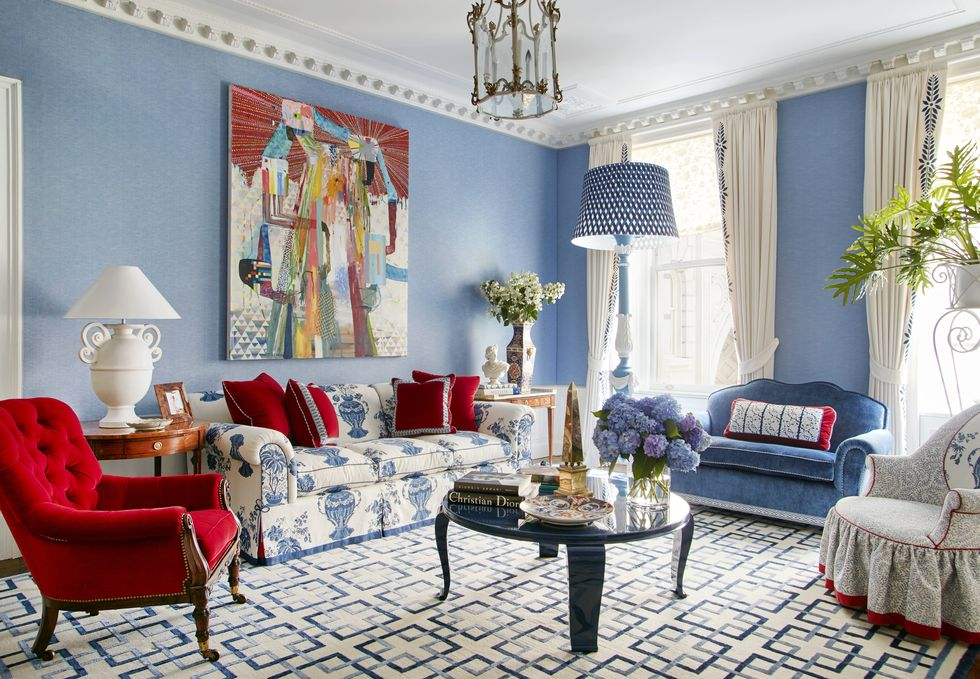
#> input picture open_cv_examples/resources_01/image01.jpg, 980 x 679 px
$ python change_hue_image.py
#> lines starting #> are read from the running program, lines starting #| are printed output that depends on the picture; after the words box and inside, x2 and y2 are one past the last pixel; in counts of white or black regions, pixels touching at a corner belong together

from importlib.resources import path
import cv2 as cv
from cv2 import imshow
from matplotlib.pyplot import hsv
import numpy as np

img = cv.imread('resources_01/image01.jpg')
#> img is the input picture: shape (679, 980, 3); mean B, G, R 153.8, 152.6, 157.5

# convert in hsv (Hue, Saturation, Value)
hsv_img = cv.cvtColor(img, cv.COLOR_BGR2HSV)
#> hsv_img: shape (679, 980, 3); mean H, S, V 69.6, 54.3, 169.7

# slider
def slider():
     path

path = "resources_01/image01.jpg"
cv.namedWindow("Bars")
cv.resizeWindow("Bars", 640, 300)

cv.createTrackbar("Hue Min", "Bars", 0,179, slider)
#> slider 'Hue Min' is set to 35
cv.createTrackbar("Hue Max", "Bars", 179,179, slider)
cv.createTrackbar("Sat Min", "Bars", 0,255, slider)
#> slider 'Sat Min' is set to 51
cv.createTrackbar("Sat Max", "Bars", 255,255, slider)
cv.createTrackbar("Val Min", "Bars", 0,255, slider)
#> slider 'Val Min' is set to 51
cv.createTrackbar("Val Max", "Bars", 255,255, slider)

img = cv.imread(path)
hsv_img = cv.cvtColor(img, cv.COLOR_BGR2HSV)

# hue_min = cv.getTrackbarPos("Hue Min", "Bars")
# print(hue_min)

while True:
    img = cv.imread(path)
    hsv_img = cv.cvtColor(img, cv.COLOR_BGR2HSV)
    hue_min = cv.getTrackbarPos("Hue Min", "Bars")
    hue_max = cv.getTrackbarPos("Hue Max", "Bars")
    sat_min = cv.getTrackbarPos("Sat Min", "Bars")
    sat_max = cv.getTrackbarPos("Sat Max", "Bars")
    val_min = cv.getTrackbarPos("Val Min", "Bars")
    val_max = cv.getTrackbarPos("Val Max", "Bars")
    print(hue_min, hue_max, sat_min, sat_max, val_min, val_max)

    # to see these changes inside an image
    lower = np.array([hue_min, sat_min, val_min])
    upper = np.array([hue_max, sat_max, val_max])
    mask_img = cv.inRange(hsv_img, lower, upper)
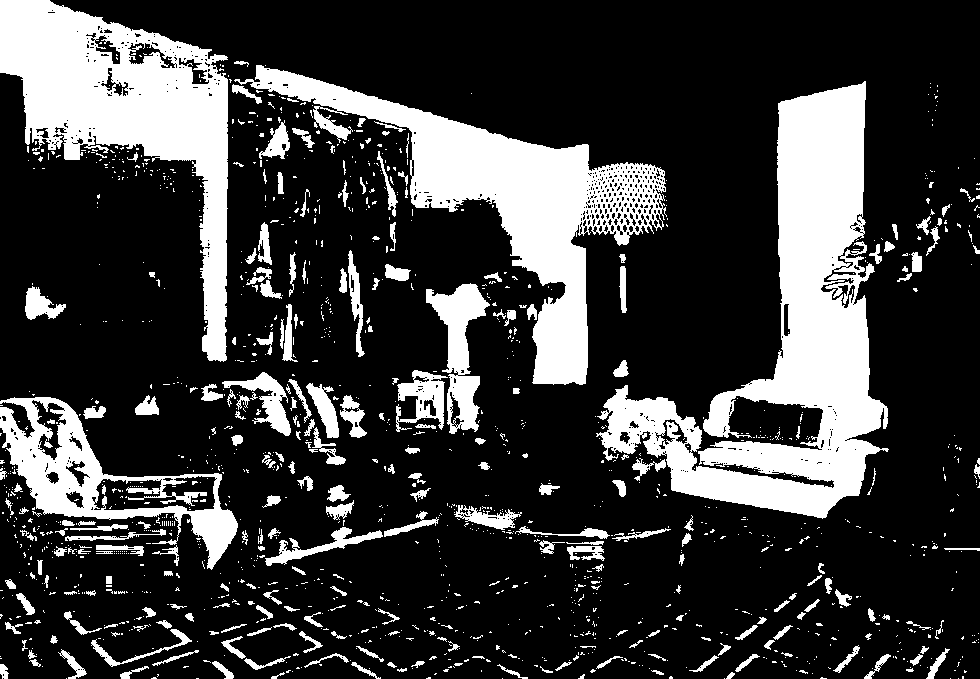
#> mask_img: shape (679, 980); 23.1% white; 1446 white regions (1193 under 20 px), largest, box (x1, y1, x2, y2) and area: (596, 81, 889, 519) 45173, (234, 65, 667, 385) 30942, (0, 0, 228, 362) 30392
    out_img = cv.bitwise_and(img, img, mask = mask_img)
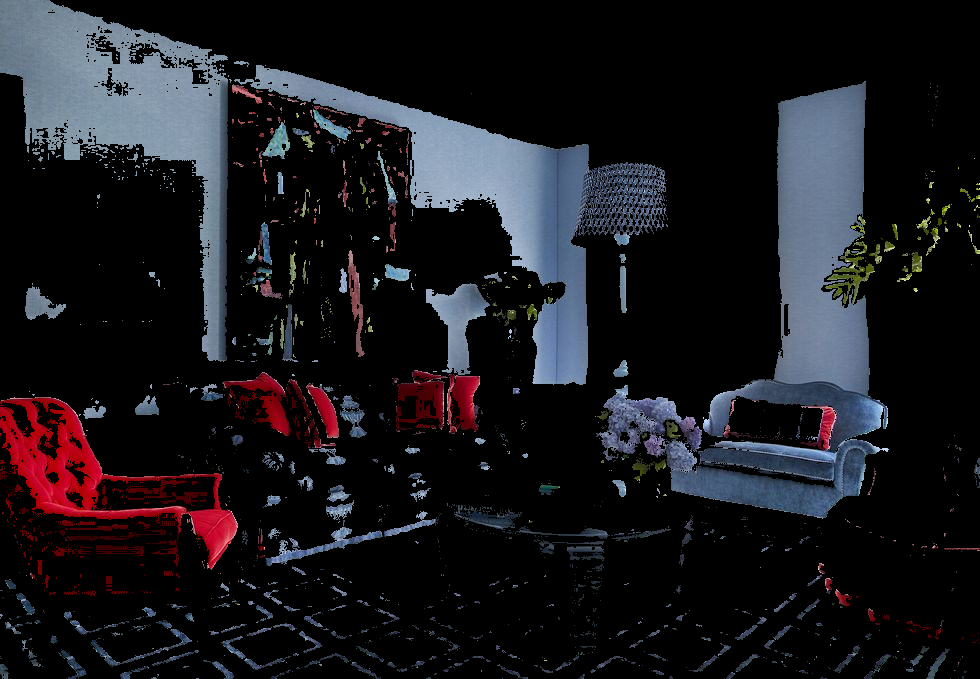
#> out_img: shape (679, 980, 3); mean B, G, R 29, 24.4, 25.2

    cv.imshow("Original", img)
    cv.imshow("HSV", hsv_img)
    cv.imshow("Maks", mask_img)
    cv.imshow("Final Output", out_img)
    if cv.waitKey(1) & 0xFF == ord('q'):
#> (key q is pressed here)
        break

cv.destroyAllWindows()


# cv.imshow('Original', img)
# cv.waitKey(0)
# cv.destroyAllWindows()
